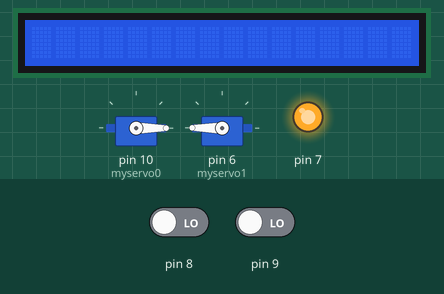
Recording of a sketch running on a simulated Arduino Uno, built with avr-gcc and run on an emulated ATmega328P. Shown: 16×1 character LCD, 2 × servo, output pins drawn as LEDs (lit = HIGH). The test bench sets the inputs (shaded band); at power-on: pin 9 LOW, pin 8 LOW. What the sketch prints to the serial monitor is not drawn.

Above: at 1.2 s.
1.3 s: pin 9 driven HIGH
At 1.6 s:
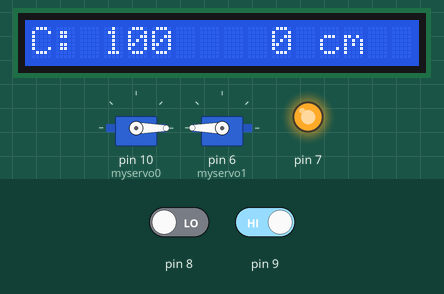
At 7.89 s:
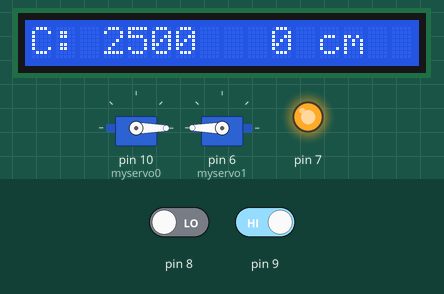
Timing chart, 0 to 9.4 s (numbered marks = the images above; inputs shaded):
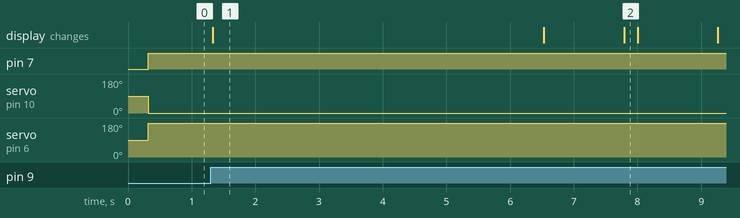

The sketch:

PruebaColor.ino
```cpp
#include <Servo.h>
#include <Wire.h>
#include <LiquidCrystal_I2C.h>
#include <QTRSensors.h>


#define NUM_SENSORS   1     // number of sensors used
#define TIMEOUT       2500  // waits for 2500 microseconds for sensor outputs to go low
#define EMITTER_PIN   2     // emitter is controlled by digital pin 2

//Pines en el PCF8574(dir, en,rw,rs,d4,d5,d6,d7,bl, blpol)
LiquidCrystal_I2C lcd(0x27, 2, 1, 0, 4, 5, 6, 7, 3, POSITIVE);

Servo myservo1;
Servo myservo0;

long distancia;
long tiempo;

// sensors 0 through 7 are connected to digital pins 3 through 10, respectively
QTRSensorsRC qtrrc((unsigned char[]) {9},
  NUM_SENSORS, TIMEOUT, EMITTER_PIN);
unsigned int sensorValues[NUM_SENSORS];

void setup(){

  Serial.begin(9600);

  pinMode(7, OUTPUT); /*Activación del pin 7 como salida: para el pulso ultrasónico*/
  pinMode(8, INPUT); /*Activación del pin 8 como entrada: tiempo del rebote del ultrasonido*/
  lcd.begin(16,1);
  myservo0.attach(10);
  myservo1.attach(6);

}

void loop(){


   qtrrc.read(sensorValues);

  // print the sensor values as numbers from 0 to 2500, where 0 means maximum reflectance and
  // 1023 means minimum reflectance
    Serial.print("Color");
    Serial.print(sensorValues[0]);
    Serial.print('\t'); // tab to format the raw data into columns in the Serial monitor

  Serial.println();

  delay(250);

  myservo0.write(-180);
  myservo1.write(180);

  digitalWrite(7,LOW); /*Por cuestión de estabilización del sensor*/
  delayMicroseconds(5);
  digitalWrite(7, HIGH); /*Envío del pulso ultrasónico*/
  delayMicroseconds(10);

  tiempo = pulseIn(8, HIGH); /*Función para medir la longitud del pulso entrante.
                               Mide el tiempo que transcurrido entre el envío
                               del pulso ultrasónico y cuando el sensor recibe el rebote,
                               es decir: desde que el pin 12 empieza a
                               recibir el rebote, HIGH, hasta que deja de hacerlo, LOW,
                               la longitud del pulso entrante*/

  distancia= int(tiempo/58); /*fórmula para calcular la distancia obteniendo un valor entero*/

  /*Monitorización en centímetros por el monitor serial
  Serial.print("Distancia ");
  Serial.print(distancia);
  Serial.print(" cm\n");
  */

  // Imprimir en LCD la distancia medida
  lcd.setCursor(10,8);
  lcd.print(distancia);
  lcd.print(" cm");


  // Imprimir Color
  lcd.setCursor(0,0);
  lcd.print("C: ");
  lcd.print(sensorValues[0]);

  if(sensorValues[0]<=1000){

    myservo0.detach();
    myservo1.detach();
    delay(5000);
    myservo0.attach(10);
    myservo1.attach(6);
    myservo0.write(-180);
    myservo1.write(180);
    delay(100);
  }
  else{
    delay(100);
  }

  if(20<=distancia && distancia<=40){
    myservo0.detach();
    myservo1.detach();
    delay(10000);
    myservo0.attach(10);
    myservo1.attach(6);
    myservo0.write(-180);
    myservo1.write(180);
    delay(100);
  }
  else{
    delay(100);
  }
  lcd.clear();
}
```

Measured:
- after the input at 1.3 s, the display: first differs from a run without the input after 6.5 s (image 2)
- what the display in image 1 shows lasts 5.2 s, from 1.3 s to 6.5 s
